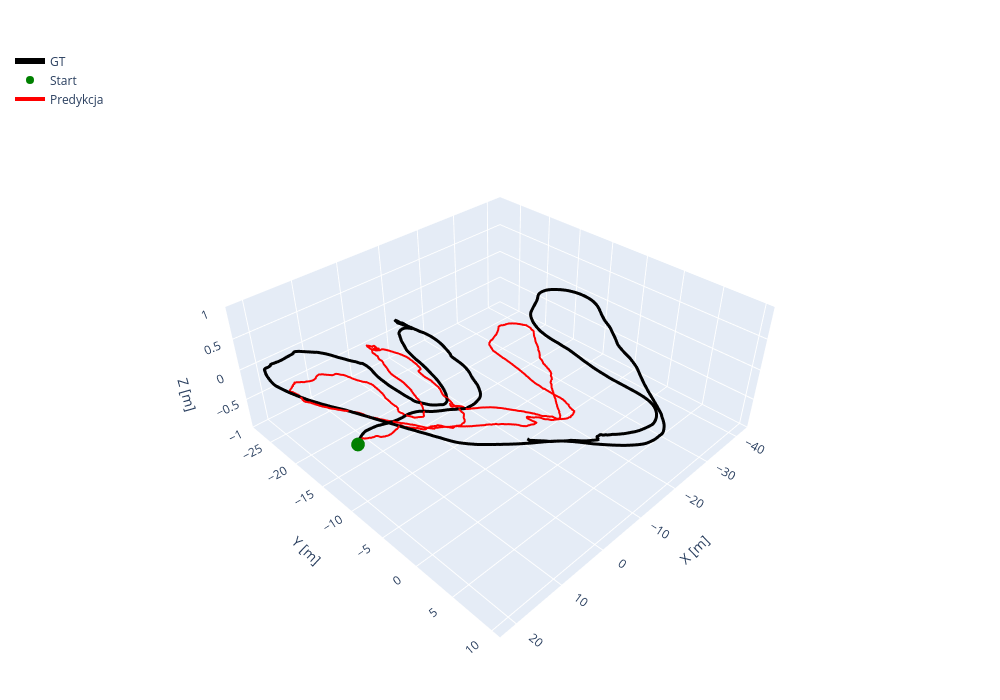

The notebook cell saved with this chart:
### Code cell
compare_trajectory_3d(traj, labels)

### Figure 1 — Plotly figure (JSON) as saved in the notebook; plotly's stock layout.template omitted (floating-point values rounded to 4 significant figures; data arrays with more than 128 entries replaced by an {"elided": "..."} marker saying what was removed)
{"data": [{"line": {"color": "black", "width": 6}, "mode": "lines", "name": "GT", "type": "scatter3d", "x": {"elided": "4681 float values"}, "y": {"elided": "4681 float values"}, "z": {"elided": "4681 float values"}}, {"marker": {"color": "green", "size": 8}, "mode": "markers", "name": "Start", "type": "scatter3d", "x": [20.63], "y": [-9.794], "z": [0]}, {"line": {"color": "red", "width": 4}, "mode": "lines", "name": "Predykcja", "type": "scatter3d", "x": {"elided": "4681 float values"}, "y": {"elided": "4681 float values"}, "z": {"elided": "4681 float values"}}], "layout": {"height": 700, "legend": {"bgcolor": "rgba(255, 255, 255, 0.8)", "x": 0.01, "xanchor": "left", "y": 0.99, "yanchor": "top"}, "margin": {"b": 0, "l": 0, "r": 0, "t": 40}, "scene": {"aspectmode": "manual", "aspectratio": {"x": 1, "y": 1, "z": 0.4}, "xaxis": {"title": {"text": "X [m]"}}, "yaxis": {"title": {"text": "Y [m]"}}, "zaxis": {"title": {"text": "Z [m]"}}}, "width": 1000}}
